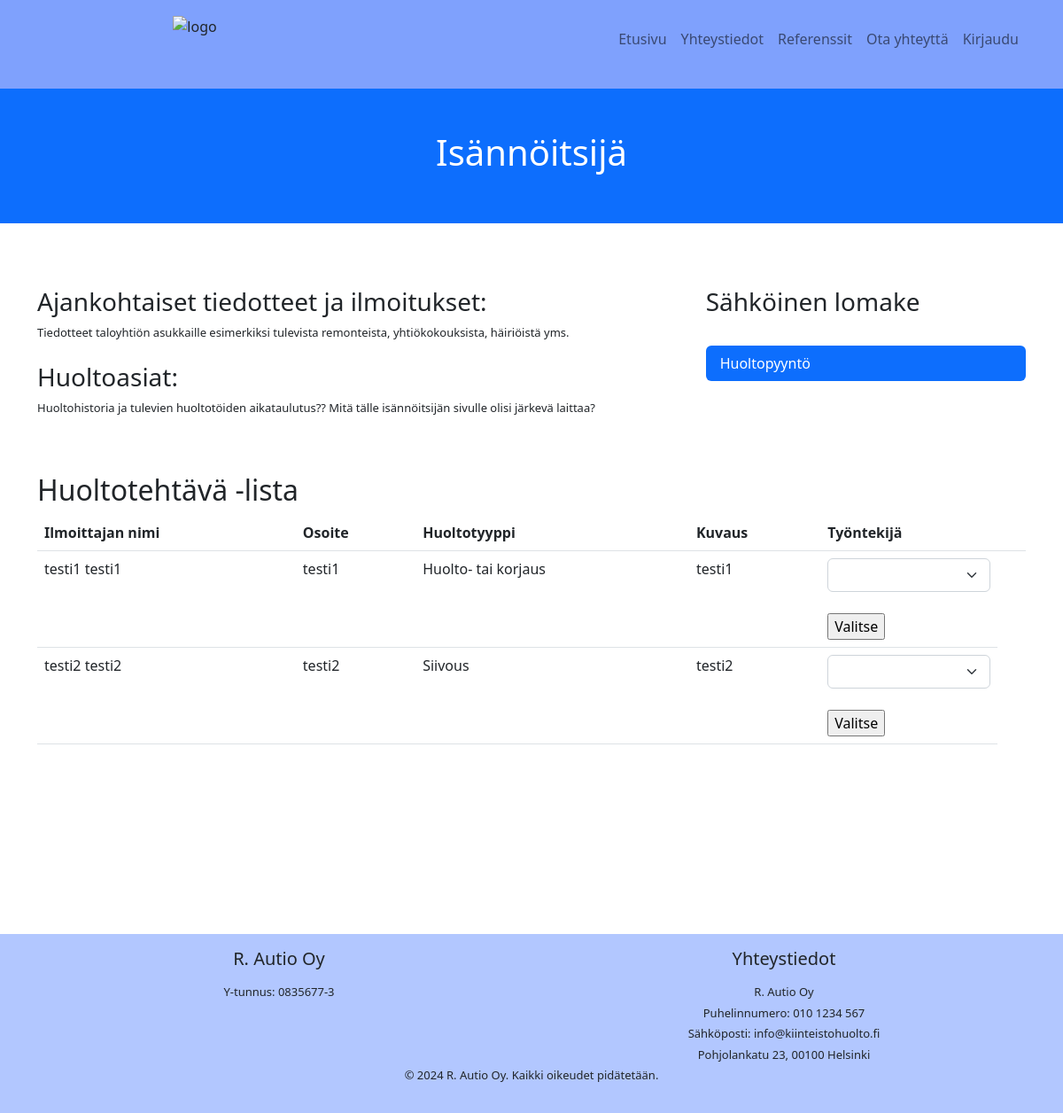
The page /isannoitsija.php on the database as committed earlier.
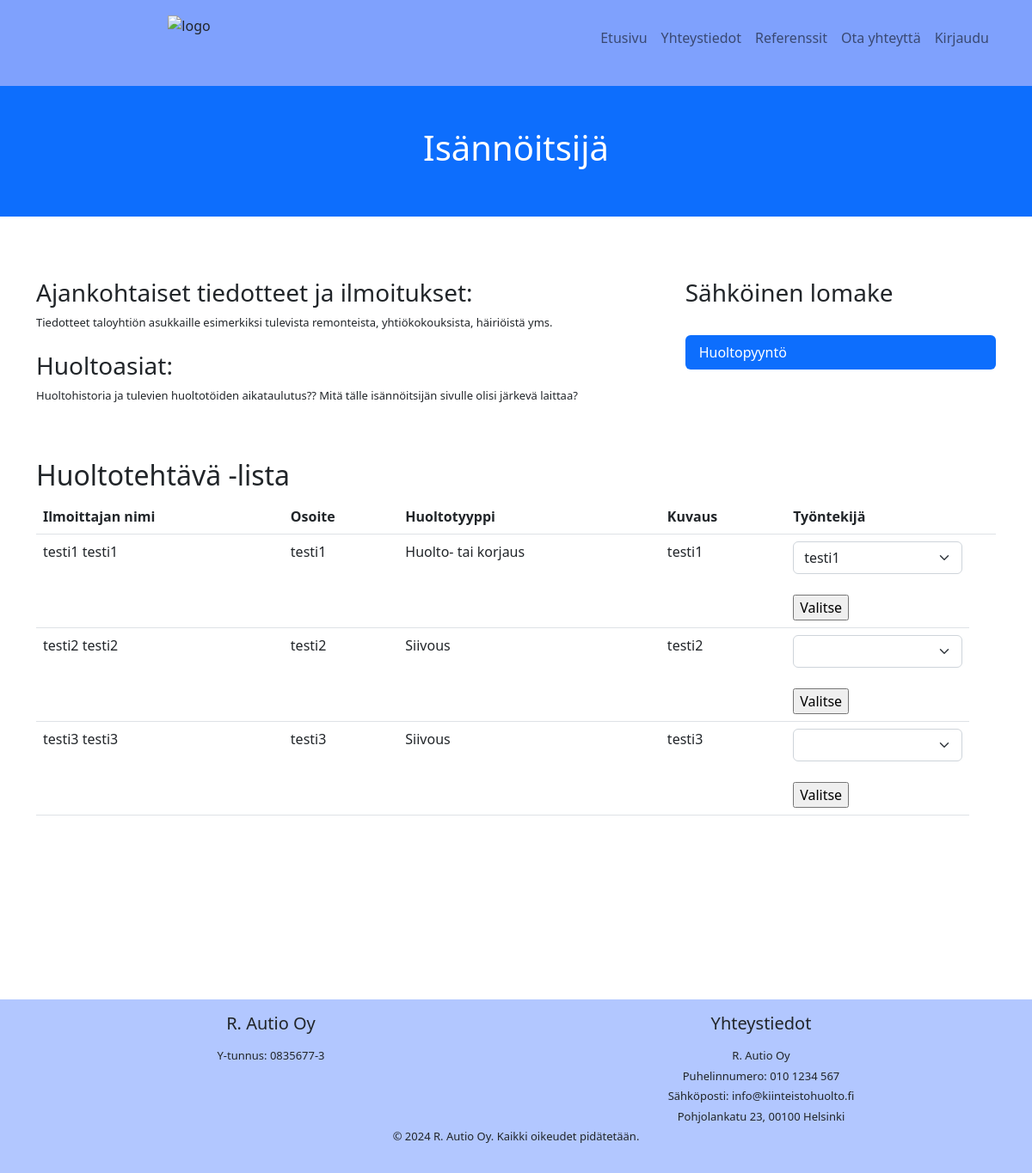
The same page on the database as committed later.
### tables this page shows
CREATE TABLE `tehtavataulu` (
  `id` int(11) NOT NULL,
  `osoite` varchar(200) NOT NULL,
  `huoltopyynnontyyppi` int(11) NOT NULL,
  `kuvaus` varchar(1000) NOT NULL,
  `ilmoittajanid` int(11) NOT NULL,
  `etunimi` varchar(11) NOT NULL,
  `sukunimi` varchar(11) NOT NULL,
  `puhelin` varchar(11) NOT NULL,
  `tyontekija_id` int(11) NOT NULL
);

### isannoitsija.php (the view, shortened to what this page needs)
<?php
require_once 'Utils/connect.php';
$sql = "SELECT * FROM tehtavataulu";
$stmt = $yhteys->query($sql);
$sql_tyontekijat = "SELECT id, etunimi FROM tyontekijataulu";
$stmt_tyontekijat = $yhteys->query($sql_tyontekijat);
?>
<?php require_once 'header.php'; ?>
<!DOCTYPE html>
<html lang="fi">
<head>
    <link href="https://cdn.jsdelivr.net/npm/bootstrap@5.3.3/dist/css/bootstrap.min.css" rel="stylesheet">
    <link href="style.css" rel="stylesheet">
</head>
<body>
    <div class="p-5 bg-primary text-white text-center">
        <h1>Isännöitsijä</h1>
    </div>
    <div class="container mt-5">
        <div class="row g-3">
            <div class="col-sm-8">
                <h3 class="mt-4">Ajankohtaiset tiedotteet ja ilmoitukset:</h3>
                    <p>Tiedotteet taloyhtiön asukkaille esimerkiksi tulevista remonteista, yhtiökokouksista, häiriöistä yms.</p>
                <h3 class="mt-4">Huoltoasiat:</h3>
                    <p>Huoltohistoria ja tulevien huoltotöiden aikataulutus?? Mitä tälle isännöitsijän sivulle olisi järkevä laittaa?</p>
            </div>
            <div class="col-sm-4">
                <h3 class="mt-4">Sähköinen lomake</h3>
                    <br>
                <ul class="nav nav-pills flex-column">
                    <li class="nav-item">
                        <a class="nav-link active" href="vikailmoitus.php">Huoltopyyntö</a>
                    </li>
                </ul>
            </div>
        </div>
    </div>
  <div class="container mt-5">
    <h2>Huoltotehtävä -lista</h2>
    <table class="table">
      <thead>
        <tr>
          <th>Ilmoittajan nimi</th>
          <th>Osoite</th>
          <th>Huoltotyyppi</th>
          <th>Kuvaus</th>
          <th>Työntekijä</th>
          <th></th>
        </tr>
      </thead>
      <tbody>
        <?php
        if ($stmt->rowCount() > 0) {
            while ($row = $stmt->fetch(PDO::FETCH_ASSOC)) {
                echo "<tr>";
                echo "<td>" . $row["etunimi"] . " " . $row["sukunimi"] ."</td>";
                echo "<td>" . $row["osoite"] . "</td>";
                $huoltotyyppi = "";
                switch ($row["huoltopyynnontyyppi"]) {
                    case 1:
                        $huoltotyyppi = "Huolto- tai korjaus";
                        break;
                    case 2:
                        $huoltotyyppi = "Siivous";
                        break;
                }
                echo "<td>" . $huoltotyyppi . "</td>";
                echo "<td>" . $row["kuvaus"] . "</td>";
                echo "<td>";
                echo "<form method='post' action='Utils/valitse_tyontekija.php'>";
                echo "<select class='form-select' id='valintamenu' name='valintamenu'>";
                if ($stmt_tyontekijat->rowCount() > 0) {
                    while ($row_tyontekija = $stmt_tyontekijat->fetch(PDO::FETCH_ASSOC)) {
                        echo "<option value='" . $row_tyontekija['id'] . "'>" . $row_tyontekija['etunimi'] . " " . $row_tyontekija['sukunimi'] . "</option>";
                    }
                }
                echo "</select>";
                echo "<br>";
                echo "<input type='submit' value='Valitse'>";
                echo "</form>";
                echo "</td>";
            }
        } else {
            echo "<tr><td colspan='7'>Ei tehtäviä</td></tr>";
        }
        ?>
      </tbody>
    </table>
  </div>
</body>
</html>
<?php require_once 'footer.php'; ?>

### header.php (shortened to what this page needs)
<!DOCTYPE html>
<html lang="fi">
<head>
    <link href="https://cdn.jsdelivr.net/npm/bootstrap@5.2.3/dist/css/bootstrap.min.css" rel="stylesheet">
    <link href="headerstyle.css" rel="stylesheet">
</head>
<body>
    <header class="header text-center p-3 fixed-top">
        <div class="container">
            <div class="row">
                <div class="col-md-4">
                    <a class="navbar-brand" href="index.php"><img src="logo.png" alt="logo" class="custom-logo"></a>
                </div>
                <div class="col-md-8">
                    <nav class="navbar navbar-expand-md">
                        <div class="collapse navbar-collapse justify-content-end" id="navbarNav">
                            <ul class="navbar-nav">
                                <li class="nav-item">
                                    <a class="nav-link" href="index.php">Etusivu</a>
                                </li>
                                <li class="nav-item">
                                    <a class="nav-link" href="yhteystiedot.php">Yhteystiedot</a>
                                </li>
                                <li class="nav-item">
                                    <a class="nav-link" href="referenssit.php">Referenssit</a>
                                </li>
                                <li class="nav-item">
                                    <a class="nav-link" href="otayhteytta.php">Ota yhteyttä</a>
                                </li>
                                <li class="nav-item">
                                    <a class="nav-link" href="kirjautumissivu.php">Kirjaudu</a>
                                </li>
                            </ul>
                        </div>
                    </nav>
                </div>
            </div>
        </div>
    </header>
</body>
</html>

### footer.php (shortened to what this page needs)
<!DOCTYPE html>
<html lang="fi">
<head>
    <link href="https://cdn.jsdelivr.net/npm/bootstrap@5.2.3/dist/css/bootstrap.min.css" rel="stylesheet">
    <link href="footerstyle.css" rel="stylesheet">
</head>
<body>
    <footer class="footer text-center p-3 fixed-bottom">
        <div class="container">
            <div class="row">
                <div class="col-md-6">
                    <h5 class="mb-3">R. Autio Oy</h5>
                    <p class="my-1">Y-tunnus: 0835677-3</p>
                </div>
                <div class="col-md-6">
                    <h5 class="mb-3">Yhteystiedot</h5>
                    <p class="my-1">R. Autio Oy</p>
                    <p class="my-1">Puhelinnumero: 010 1234 567</p>
                    <p class="my-1">Sähköposti: info@kiinteistohuolto.fi</p>
                    <p class="my-1">Pohjolankatu 23, 00100 Helsinki</p>
                </div>
            </div>
        </div>
        <div class="container text-center">
            <p>&copy; <?php echo date("Y"); ?> R. Autio Oy. Kaikki oikeudet pidätetään.</p>
        </div>
    </footer>
</body>
</html>

### headerstyle.css (style rules this page uses)
body { padding-top: 50px; }
.navbar { margin-bottom: 20px; }
.custom-logo { max-width: 50px; }
.header { background-color: #7fa1fd; height: 100px; }

### style.css (style rules this page uses)
body { padding-top: 100px; padding-bottom: 400px; }

### footerstyle.css (style rules this page uses)
body { overflow-x: hidden; position: relative; }
.footer { background-color: #b2c7ff; position: absolute; bottom: 0; width: 100%; }
p { font-size: small; }

Rows that differ between the two databases and show on the page:
changed tehtavataulu "testi1": valintamenu (not shown) → "testi1"
added tehtavataulu: etunimi "testi3", sukunimi "testi3", osoite "testi3", huoltopyynnontyyppi "Siivous", kuvaus "testi3"
